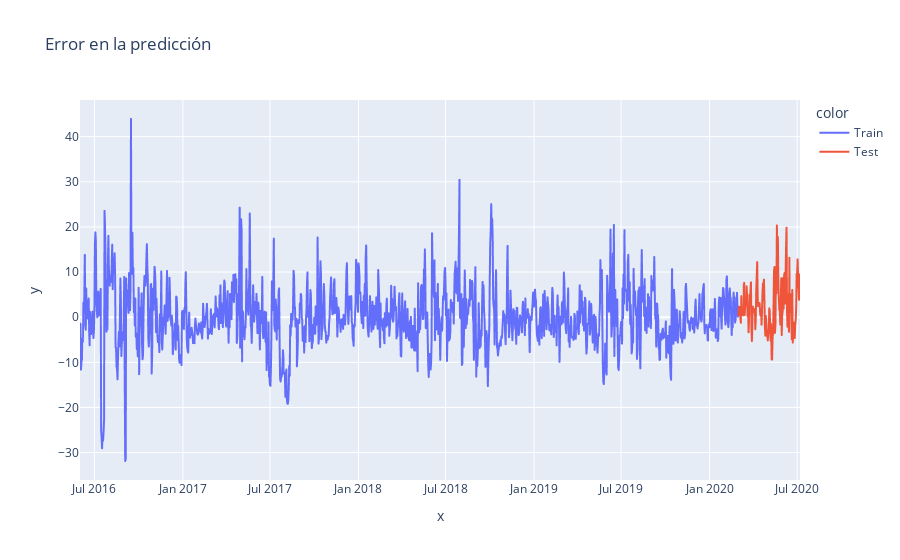

The notebook cell saved with this chart:
### Code cell
# calculamos errores de train y test
error_train_prophet2 = y_train - train_pred_prophet2
error_test_prophet2 = y_test - test_pred_prophet2
error_prophet2 = pd.concat([error_train_prophet2, error_test_prophet2])

# graficamos errores
fig_error_prophet = px.line(x = df.date, y=error_prophet2, title='Error en la predicción', color = df.set)
fig_error_prophet.show()

### Figure 1 — Plotly figure (JSON) as saved in the notebook; plotly's stock layout.template omitted (floating-point values rounded to 4 significant figures; data arrays with more than 128 entries replaced by an {"elided": "..."} marker saying what was removed)
{"data": [{"hovertemplate": "color=Train<br>x=%{x}<br>y=%{y}<extra></extra>", "legendgroup": "Train", "line": {"color": "#636efa", "dash": "solid"}, "marker": {"symbol": "circle"}, "mode": "lines", "name": "Train", "showlegend": true, "type": "scattergl", "x": {"elided": "1369 str values"}, "xaxis": "x", "y": {"elided": "1369 float values"}, "yaxis": "y"}, {"hovertemplate": "color=Test<br>x=%{x}<br>y=%{y}<extra></extra>", "legendgroup": "Test", "line": {"color": "#EF553B", "dash": "solid"}, "marker": {"symbol": "circle"}, "mode": "lines", "name": "Test", "showlegend": true, "type": "scattergl", "x": {"elided": "129 str values"}, "xaxis": "x", "y": {"elided": "129 float values"}, "yaxis": "y"}], "layout": {"legend": {"title": {"text": "color"}, "tracegroupgap": 0}, "title": {"text": "Error en la predicción"}, "xaxis": {"anchor": "y", "domain": [0, 1], "title": {"text": "x"}}, "yaxis": {"anchor": "x", "domain": [0, 1], "title": {"text": "y"}}}}
